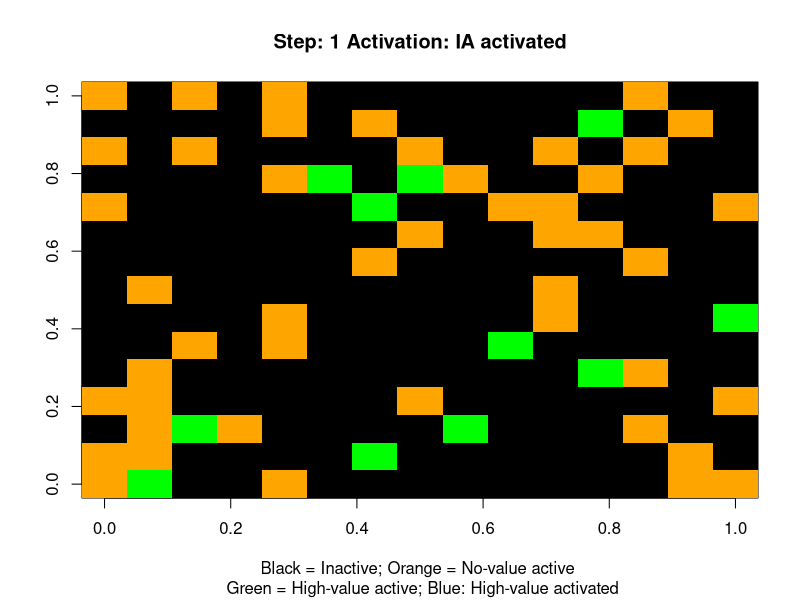
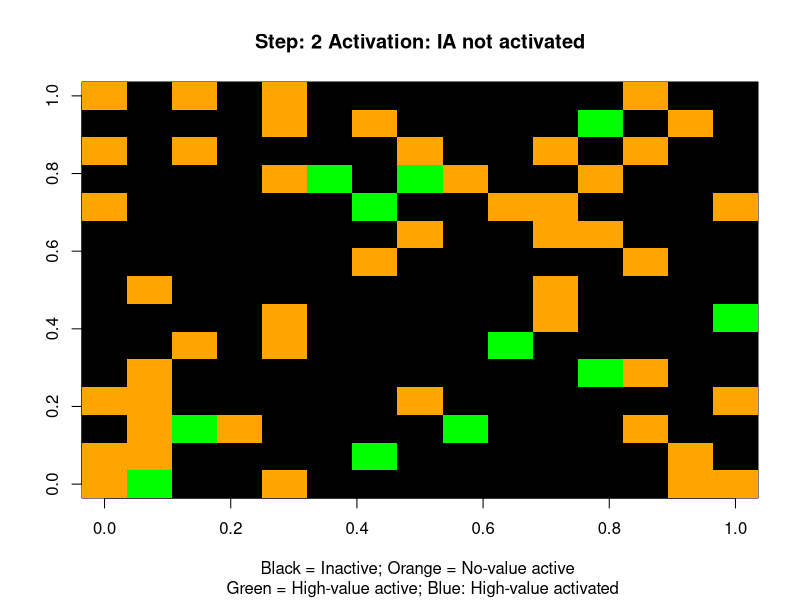
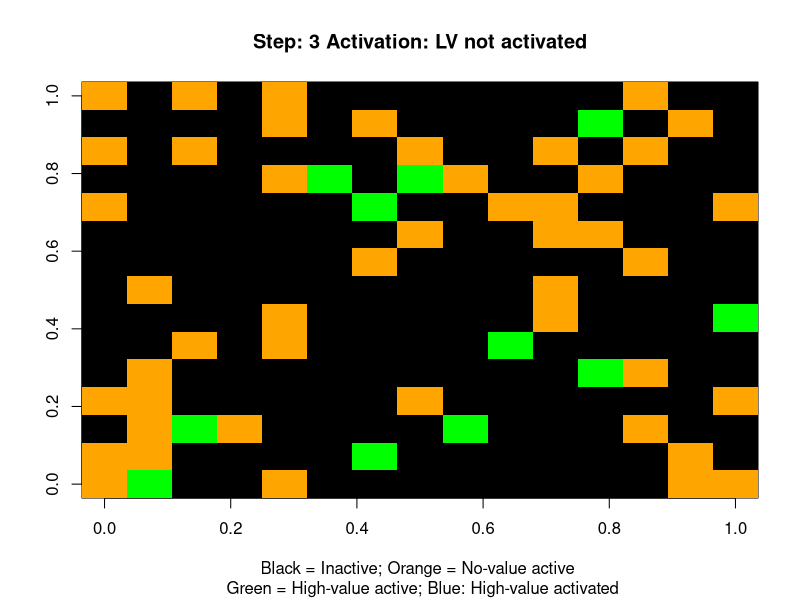
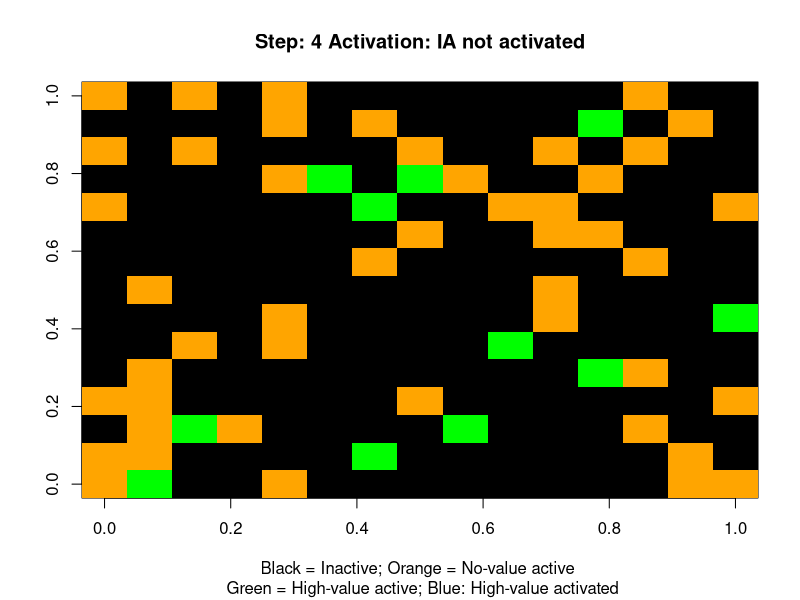
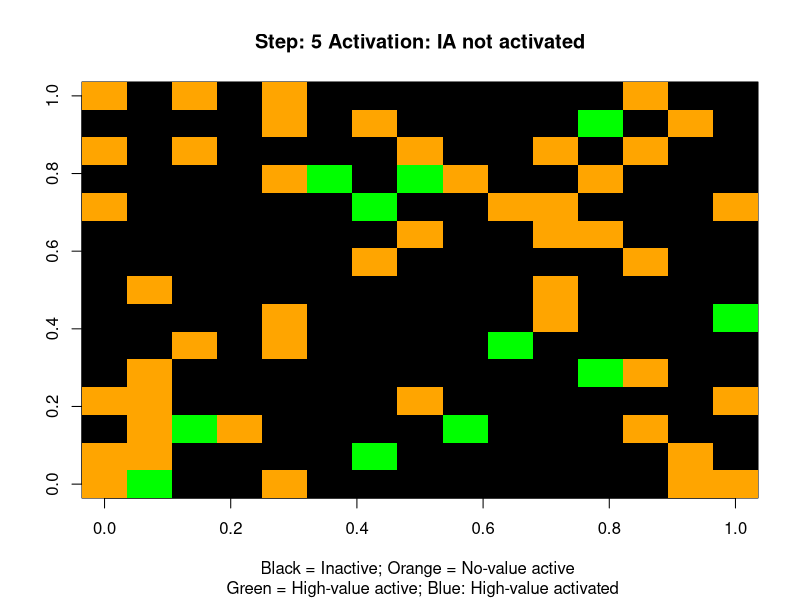
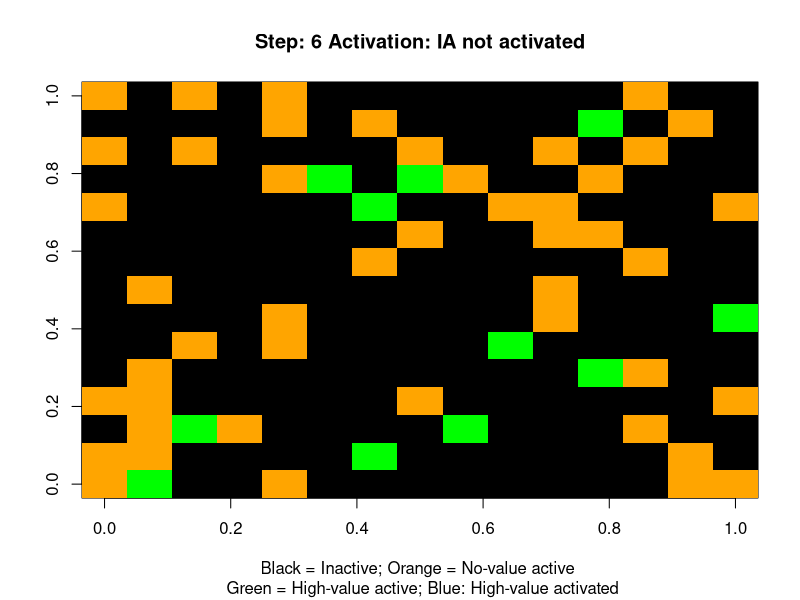
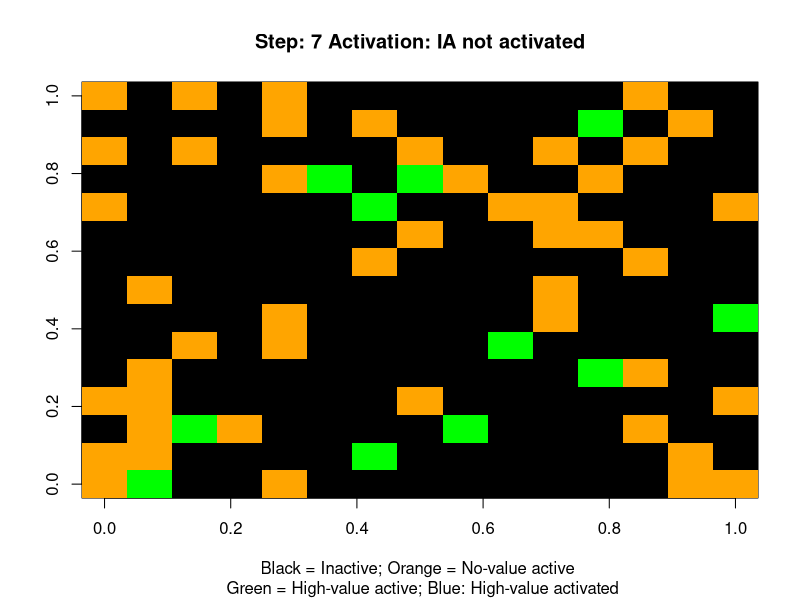
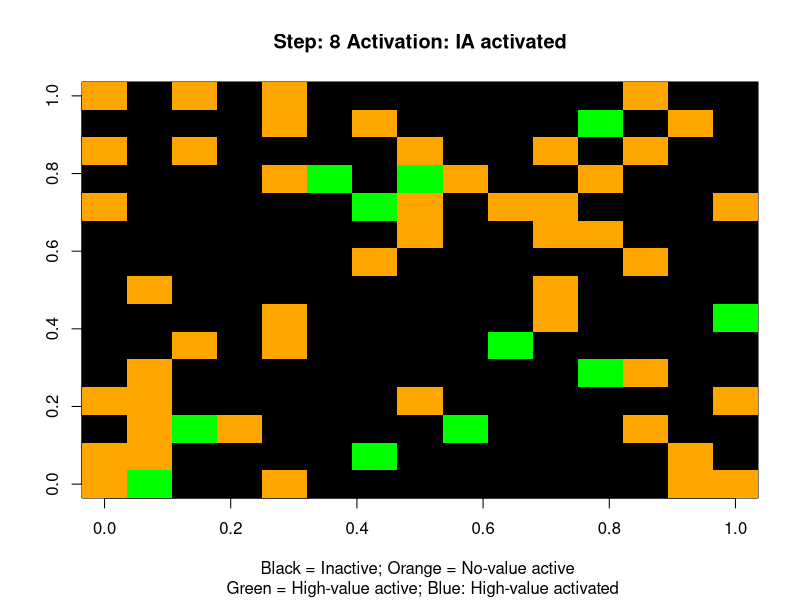

Source code (R) for these figures, in order: (Note: a time limit stopped this script after it produced the figures.)
library(tidyverse)
library(reshape2)


### FUNCTION TO GET SUM OF THRESHOLDS OF IMMEDIATE NEIGHBOURS ###
get_neighbour_sum <- function(x, y, grid) {
  
  # Identifying active and inactive neighbours
  neighbours <- c(
    grid[x-1, y], grid[x+1, y], 
    grid[x, y-1], grid[x, y+1],
    grid[x-1, y-1], grid[x+1, y+1],
    grid[x-1, y+1], grid[x+1, y-1]
  )
  
  # Normal activated agents
  lv_count <- sum(neighbours == 1) 
  lv_score <- lv_count * 0.1
  
  # High-value activate agents
  hv_count <- sum(neighbours == 2) 
  hv_score <- hv_count * 0.9
  
  # Total activation score
  activation_score <- sum(lv_score, hv_score, na.rm = TRUE)
  
  return(activation_score)
}



### SIMULATION ###
agent_sim <- function(grid_size, cycle, agent_prop = 0.25) {
  activated_agents <- vector()
  
  ### INITIALISING ENVIRONMENT ###
  agent_matrix <- matrix(0, nrow = grid_size, ncol = grid_size) # creating environment # nolint: line_length_linter.
  agent_pop <- agent_matrix %>% as.vector() %>% length() # population of agent matrix (i.e., grid_size^2)
  agent_prop <- agent_prop # proportion of agent population to be activated
  samp <- (agent_pop * agent_prop) %>% round() # number of agents sampled to be activated 
  loc <- sample(1:agent_pop, samp) # identify individual agents within the population to be activated
  
  
  ### ACTIVATING AGENTS ###
  agent_matrix[loc] <- sample(1:2, samp, replace = TRUE, prob = c(0.75, 0.25)) # randomly activate agents 
  
  # Count the number of (in)active agents (0 = inactive, 1 = normal, 2 = high-value)
  hv_count <- sum(agent_matrix == 2) # high-value active
  lv_count <- sum(agent_matrix == 1) # no-value active
  ia_count <- sum(agent_matrix == 0) # inactive
  
  cat(hv_count, lv_count, ia_count)
  
  dev.new()
  
  colour_palette <- c("black", "orange", "green")
  
  for (i in seq(cycle)) {
    
    # Identify location of a random agent (ignoring agents on the edge of the grid)
    agent_x <- sample(2:(grid_size-1), 1)
    agent_y <- sample(2:(grid_size-1), 1)
    
    # Original agent 
    original_agent <- agent_matrix[agent_x, agent_y] # check activation status (0, 1, 2)
    
    # Individual agent activation threshold (follows a beta distribution)
    thresholds <- matrix(rbeta(n = grid_size^2, shape1 = 5, shape2 = 5), nrow = grid_size, ncol = grid_size) 
    activation_threshold <- original_agent + thresholds[agent_x, agent_y]
    
    # Calculate sum of thresholds of immediate neighbours
    activation_score <- get_neighbour_sum(agent_x, agent_y, agent_matrix)
    
    
    # Activate agent if the neighbour's total activation score is greater than the agent's individual threshold
    # When a high-value agent gets activated
    if (original_agent == 2 & activation_score > activation_threshold) {
      status <- "HV activated"
      agent_matrix[agent_x, agent_y] <- 2
      colour_palette <- c(colour_palette, 'blue')
    } else if (original_agent == 2 & activation_score <= activation_threshold)  {status <- "HV not activated"}
    
    # When a low-value agent gets activated
    if (original_agent == 1 & activation_score > activation_threshold) {
      status <- "LV activated"
      agent_matrix[agent_x, agent_y] <- 1
    } else if (original_agent == 1 & activation_score <= activation_threshold) {status <- "LV not activated"}
    
    # When an inactive agent gets activated
    if (original_agent == 0 & activation_score > activation_threshold) {
      status <- "IA activated"
      agent_matrix[agent_x, agent_y] <- 1
    } else if (original_agent == 0 & activation_score <= activation_threshold)  {status <- "IA not activated" } 
    
    activated_agents[i] <- sum(agent_matrix != 0)
    
    
    ### Creating simulation ###
    image(
      agent_matrix,
      main = paste("Step:", i, "Activation:", status),
      sub = paste("Black = Inactive; Orange = No-value active", "\n", "Green = High-value active; Blue: High-value activated"),
      col = colour_palette
    )
    Sys.sleep(0.5)
    
  }
  
  ### Plot ###
  dev.new()
  plot(
    activated_agents, type = "l",
    main = "Number of Active Agents Over Time",
    xlab = "Time",
    ylab = "Number of Active Agents"
  )
  
}


agent_sim(15, 1000)
